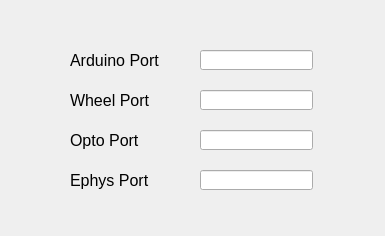
<?xml version="1.0" encoding="UTF-8"?>
<ui version="4.0">
 <class>Dialog</class>
 <widget class="QDialog" name="Dialog">
  <property name="geometry">
   <rect>
    <x>0</x>
    <y>0</y>
    <width>385</width>
    <height>236</height>
   </rect>
  </property>
  <property name="windowTitle">
   <string>Dialog</string>
  </property>
  <widget class="QLineEdit" name="ephysPort">
   <property name="geometry">
    <rect>
     <x>200</x>
     <y>170</y>
     <width>113</width>
     <height>20</height>
    </rect>
   </property>
  </widget>
  <widget class="QLabel" name="label_3">
   <property name="geometry">
    <rect>
     <x>70</x>
     <y>130</y>
     <width>91</width>
     <height>21</height>
    </rect>
   </property>
   <property name="font">
    <font>
     <pointsize>12</pointsize>
    </font>
   </property>
   <property name="text">
    <string>Opto Port</string>
   </property>
  </widget>
  <widget class="QLineEdit" name="arduinoPort">
   <property name="geometry">
    <rect>
     <x>200</x>
     <y>50</y>
     <width>113</width>
     <height>20</height>
    </rect>
   </property>
  </widget>
  <widget class="QLineEdit" name="wheelPort">
   <property name="geometry">
    <rect>
     <x>200</x>
     <y>90</y>
     <width>113</width>
     <height>20</height>
    </rect>
   </property>
  </widget>
  <widget class="QLabel" name="label_2">
   <property name="geometry">
    <rect>
     <x>70</x>
     <y>90</y>
     <width>91</width>
     <height>21</height>
    </rect>
   </property>
   <property name="font">
    <font>
     <pointsize>12</pointsize>
    </font>
   </property>
   <property name="text">
    <string>Wheel Port</string>
   </property>
  </widget>
  <widget class="QLineEdit" name="optoPort">
   <property name="geometry">
    <rect>
     <x>200</x>
     <y>130</y>
     <width>113</width>
     <height>20</height>
    </rect>
   </property>
  </widget>
  <widget class="QLabel" name="label">
   <property name="geometry">
    <rect>
     <x>70</x>
     <y>50</y>
     <width>91</width>
     <height>21</height>
    </rect>
   </property>
   <property name="font">
    <font>
     <pointsize>12</pointsize>
    </font>
   </property>
   <property name="text">
    <string>Arduino Port</string>
   </property>
  </widget>
  <widget class="QLabel" name="label_4">
   <property name="geometry">
    <rect>
     <x>70</x>
     <y>170</y>
     <width>91</width>
     <height>21</height>
    </rect>
   </property>
   <property name="font">
    <font>
     <pointsize>12</pointsize>
    </font>
   </property>
   <property name="text">
    <string>Ephys Port</string>
   </property>
  </widget>
 </widget>
 <resources/>
 <connections/>
</ui>
